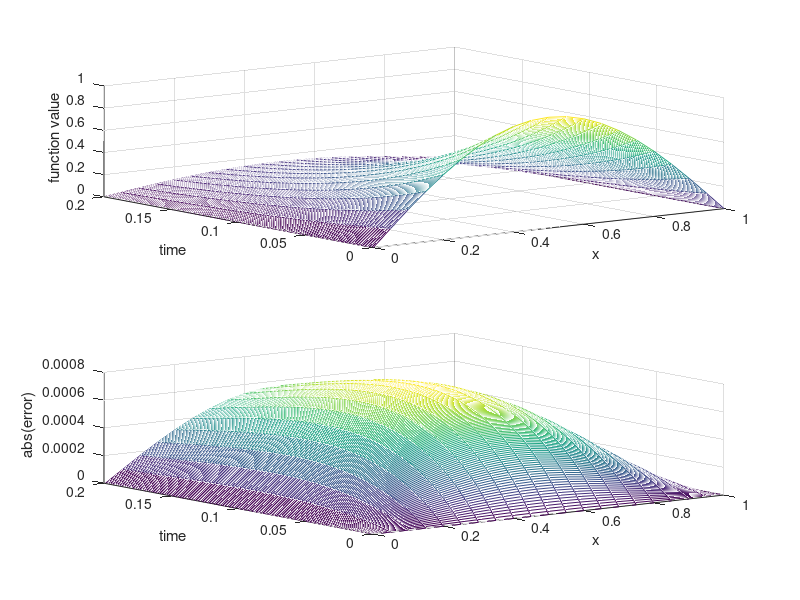

MATLAB code to generate this figure:
%Solve the heat equation using crankNicolson.
clear all;



mu = 0.4;
dX = 1/20;
dT = mu * dX^2;

t = 0:dT:0.2;
x = 0:dX:1;

U = meshgrid(x,t);
exSol = zeros(length(t),length(x));
error = zeros(length(t),length(x));

%Time boundary conditions.
U(:,1) = 0;
U(:,end) = 0;
%x boundary condition
U(1,:) = sin(pi*x);
%U(1,:) = sin(5*pi*x/2);


%Crank-Nicolson =>
theta = 0.5;

%construct the step Matrix:
leftMat = toeplitz([(1 + 2*mu*theta) -mu*theta, zeros(1,length(x)-4)],...
             [(1 + 2*mu*theta) -mu*theta, zeros(1,length(x)-4)]);

rightMat = toeplitz([(1 - 2*mu*(1-theta)) mu*(1-theta), zeros(1,length(x)-4)],...
             [(1 - 2*mu*(1-theta)) mu*(1-theta), zeros(1,length(x)-4)]);
 
         
for n = 1:1:(length(t)-1)
    
    %compute the values for the next time step.
    U(n+1,2:(end-1)) = leftMat\(rightMat*U(n,2:end-1)')...
                       + mu*[U(n+1,1); zeros(length(x)-4,1); U(n+1,end)];
    
    %Exact solution:
    exSol(n,:) = exp(-pi^2*t(n))*sin(pi*x);
    %Error:
    error(n,:) = abs(U(n,:) -exSol(n,:));
        
end

%plot solution
subplot(2,1,1)
mesh(x,t,U)
xlabel('x')
ylabel('time')
zlabel('function value')
%Plot the error
subplot(2,1,2)
mesh(x,t,error)
xlabel('x')
ylabel('time')
zlabel('abs(error)')
disp('the biggest error is:')
max(error(:))
